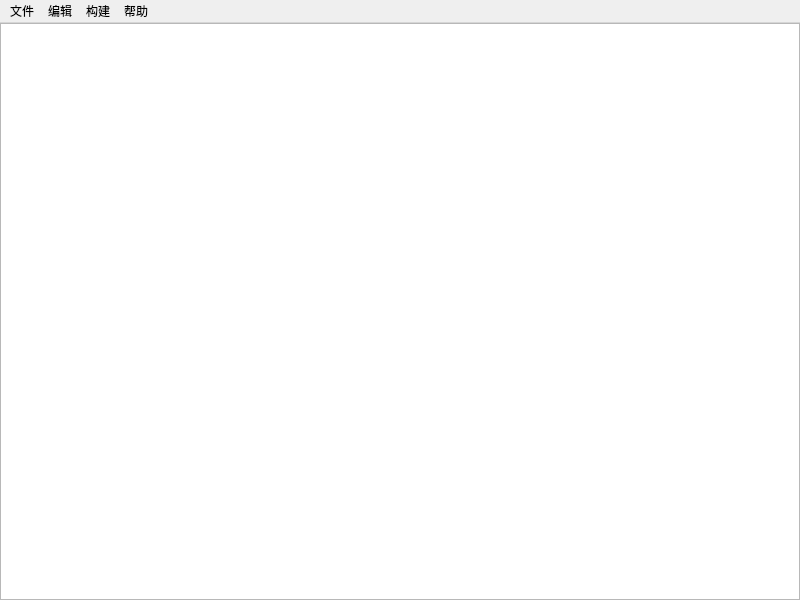
<?xml version="1.0" encoding="UTF-8"?>
<ui version="4.0">
 <class>MainWindow</class>
 <widget class="QMainWindow" name="MainWindow">
  <property name="geometry">
   <rect>
    <x>0</x>
    <y>0</y>
    <width>800</width>
    <height>600</height>
   </rect>
  </property>
  <property name="windowTitle">
   <string>ide</string>
  </property>
  <widget class="QWidget" name="centralwidget">
   <layout class="QGridLayout" name="gridLayout">
    <property name="leftMargin">
     <number>0</number>
    </property>
    <property name="topMargin">
     <number>0</number>
    </property>
    <property name="rightMargin">
     <number>0</number>
    </property>
    <property name="bottomMargin">
     <number>0</number>
    </property>
    <item row="0" column="0">
     <widget class="QTextEdit" name="textEdit">
      <property name="font">
       <font>
        <pointsize>14</pointsize>
       </font>
      </property>
     </widget>
    </item>
   </layout>
  </widget>
  <widget class="QMenuBar" name="menubar">
   <property name="geometry">
    <rect>
     <x>0</x>
     <y>0</y>
     <width>800</width>
     <height>26</height>
    </rect>
   </property>
   <widget class="QMenu" name="menu">
    <property name="title">
     <string>文件</string>
    </property>
    <addaction name="actionxinjian"/>
    <addaction name="actiondakai"/>
    <addaction name="actionbaocun"/>
    <addaction name="actionlingcunwei"/>
    <addaction name="actiontuichu"/>
    <addaction name="separator"/>
   </widget>
   <widget class="QMenu" name="menu_2">
    <property name="title">
     <string>编辑</string>
    </property>
    <addaction name="actionfuzhi"/>
    <addaction name="actionzhantie"/>
    <addaction name="actionchexiao"/>
    <addaction name="actionjianqie"/>
   </widget>
   <widget class="QMenu" name="menu_3">
    <property name="title">
     <string>构建</string>
    </property>
    <addaction name="actionbianji"/>
   </widget>
   <widget class="QMenu" name="menu_4">
    <property name="title">
     <string>帮助</string>
    </property>
    <addaction name="actionguanyu"/>
   </widget>
   <addaction name="menu"/>
   <addaction name="menu_2"/>
   <addaction name="menu_3"/>
   <addaction name="menu_4"/>
  </widget>
  <action name="actiondakai">
   <property name="text">
    <string>打开...</string>
   </property>
  </action>
  <action name="actionbaocun">
   <property name="text">
    <string>保存</string>
   </property>
   <property name="shortcut">
    <string>Ctrl+S</string>
   </property>
  </action>
  <action name="actionlingcunwei">
   <property name="text">
    <string>另存为</string>
   </property>
  </action>
  <action name="actionxinjian">
   <property name="text">
    <string>新建</string>
   </property>
  </action>
  <action name="actiontuichu">
   <property name="text">
    <string>退出</string>
   </property>
  </action>
  <action name="action_2">
   <property name="text">
    <string>-</string>
   </property>
  </action>
  <action name="actionfuzhi">
   <property name="text">
    <string>复制</string>
   </property>
  </action>
  <action name="actionzhantie">
   <property name="text">
    <string>粘贴</string>
   </property>
  </action>
  <action name="actionchexiao">
   <property name="text">
    <string>撤销</string>
   </property>
  </action>
  <action name="actionjianqie">
   <property name="text">
    <string>剪切</string>
   </property>
  </action>
  <action name="actionguanyu">
   <property name="text">
    <string>关于</string>
   </property>
  </action>
  <action name="actionbianji">
   <property name="text">
    <string>编辑</string>
   </property>
  </action>
 </widget>
 <resources/>
 <connections/>
</ui>
